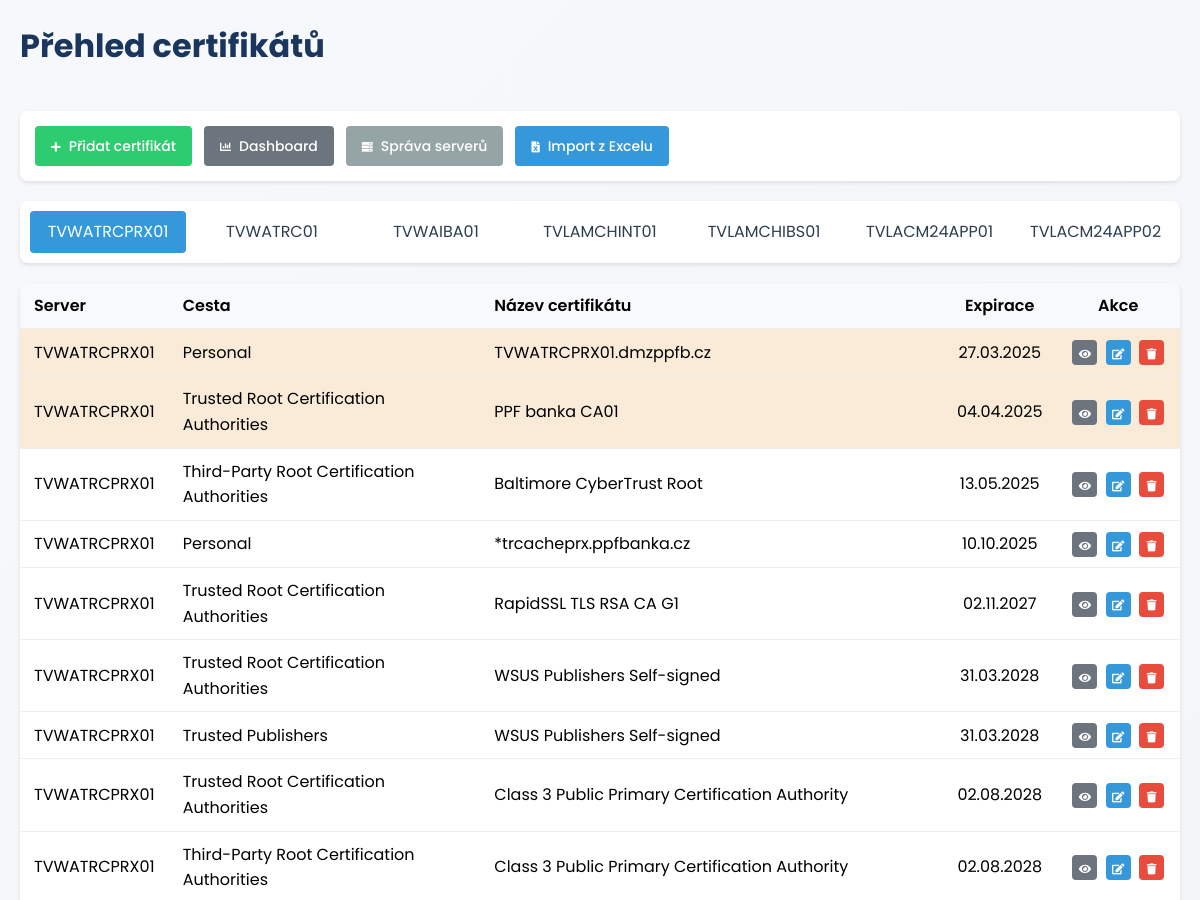
Before: / (upper part) with the older database file.
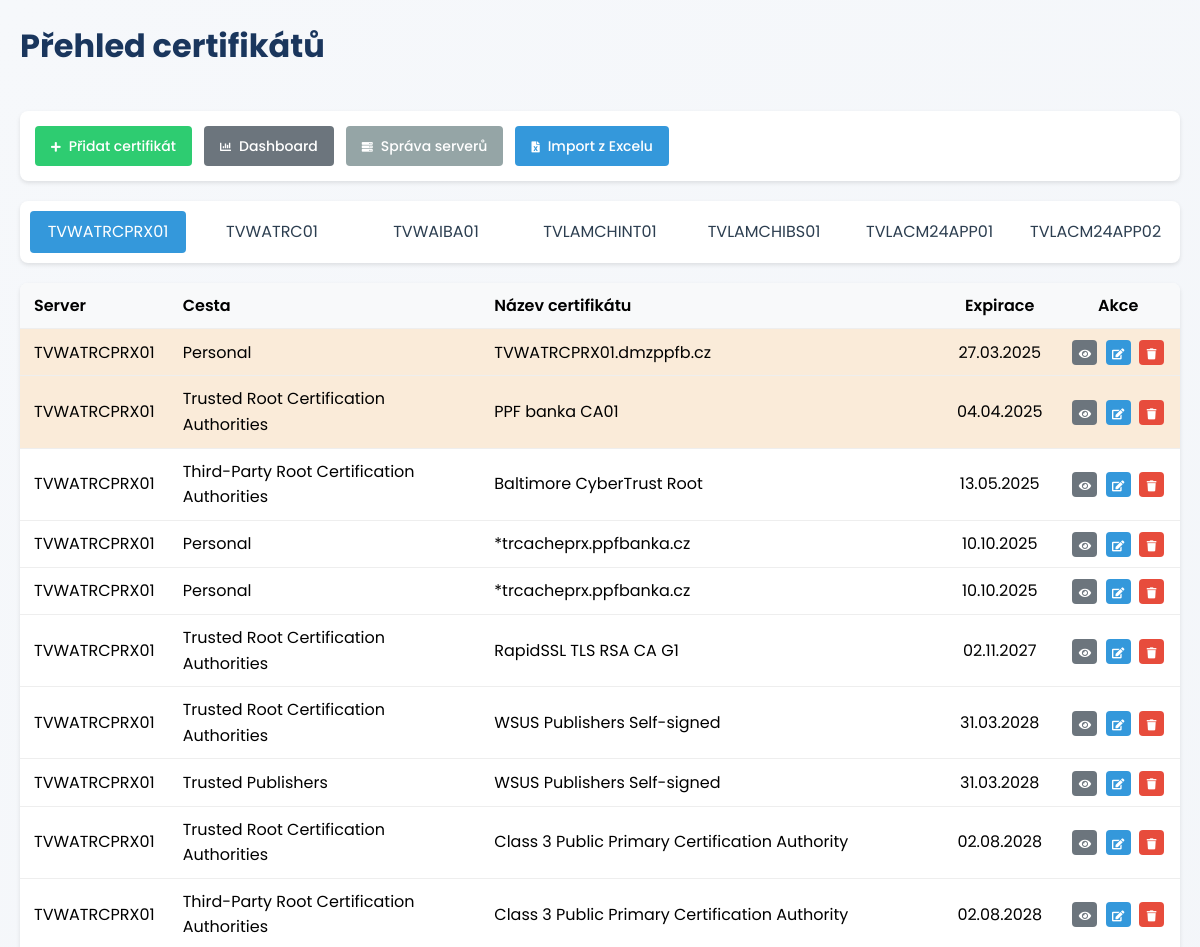
After: the same page with the newer database file.
### models.py (models this page shows)
class Server(db.Model):
    id = db.Column(db.Integer, primary_key=True)
    nazev = db.Column(db.String(100), unique=True, nullable=False)
    certifikaty = db.relationship('Certifikat', backref='server_obj', lazy=True)

class Certifikat(db.Model):
    id = db.Column(db.Integer, primary_key=True)
    server = db.Column(db.String(100), db.ForeignKey('server.nazev'), nullable=False)
    cesta = db.Column(db.String(200), nullable=False)
    nazev = db.Column(db.String(100), nullable=False)
    expirace = db.Column(db.Date, nullable=False)
    poznamka = db.Column(db.Text)
    vytvoreno = db.Column(db.DateTime, default=datetime.utcnow)

### app.py (the view)
@app.route('/')
def index():
    try:
        servery = Server.query.all()
        servery_nazvy = [server.nazev for server in servery]
        aktivni_server = request.args.get('server', servery_nazvy[0] if servery_nazvy else None)
        if aktivni_server:
            certifikaty = Certifikat.query.filter_by(server=aktivni_server)\
                .order_by(Certifikat.expirace).all()
            unique_certs = {}
            for cert in certifikaty:
                key = (cert.server, cert.nazev, cert.cesta)
                if key not in unique_certs or cert.expirace < unique_certs[key].expirace:
                    unique_certs[key] = cert
            certifikaty = list(unique_certs.values())
            certifikaty.sort(key=lambda x: x.expirace)
        else:
            certifikaty = []
        return render_template('index.html',
                             certifikaty=certifikaty,
                             servery=servery_nazvy,
                             aktivni_server=aktivni_server)
    except Exception as e:
        return f"Došlo k chybě: {str(e)}", 500

### app.py (called while the page is built)
@app.template_filter('get_expiry_class')
def get_expiry_class(cert):
    today = datetime.now().date()
    expiry_date = cert.expirace
    days_left = (expiry_date - today).days
    if expiry_date < today or days_left <= 30:  # Prošlé nebo končí tento měsíc
        return 'expired'
    elif days_left <= 60:  # Končí příští měsíc
        return 'expiring-warning'
    else:
        return ''

### templates/index.html (shortened to what this page needs)
{% extends "base.html" %}
{% block content %}
<h1>Přehled certifikátů</h1>
<div class="toolbar">
    <div class="button-group">
        <a href="{{ url_for('pridat_certifikat') }}" class="button success">
            <i class="fas fa-plus"></i>
            Přidat certifikát
        </a>
        <a href="{{ url_for('dashboard') }}" class="button info">
            <i class="fas fa-chart-bar"></i>
            Dashboard
        </a>
        <a href="{{ url_for('sprava_serveru') }}" class="button secondary">
            <i class="fas fa-server"></i>
            Správa serverů
        </a>
        <a href="{{ url_for('import_excel') }}" class="button primary">
            <i class="fas fa-file-excel"></i>
            Import z Excelu
        </a>
    </div>
</div>
    <div class="nav-list">
        {% for server in servery %}
        <a href="#"
           data-server="{{ server }}"
           class="nav-item {% if server == aktivni_server %}active{% endif %}">
            {{ server }}
        </a>
        {% endfor %}
    </div>
<div class="table-container">
    <table>
        <thead>
            <tr>
                <th>Server</th>
                <th>Cesta</th>
                <th>Název certifikátu</th>
                <th>Expirace</th>
                <th>Akce</th>
            </tr>
        </thead>
        <tbody>
            {% for cert in certifikaty %}
            <tr class="{{ cert|get_expiry_class }}">
                <td>{{ cert.server }}</td>
                <td>{{ cert.cesta }}</td>
                <td>{{ cert.nazev }}</td>
                <td class="date">{{ cert.expirace.strftime('%d.%m.%Y') }}</td>
                <td class="actions">
                    <button class="button small info" onclick="zobrazitDetail('{{ cert.id }}')" title="Detail">
                        <i class="fas fa-eye"></i>
                    </button>
                    <button class="button small primary" onclick="upravitCertifikat('{{ cert.id }}')" title="Upravit">
                        <i class="fas fa-edit"></i>
                    </button>
                    <button class="button small danger" onclick="smazatCertifikat('{{ cert.id }}')" title="Smazat">
                        <i class="fas fa-trash"></i>
                    </button>
                </td>
            </tr>
            {% endfor %}
        </tbody>
    </table>
</div>
{% endblock %}

Changed rows visible on the page:
added Certifikat: server "TVWATRCPRX01", cesta "Personal", nazev "*trcacheprx.ppfbanka.cz", expirace "10.10.2025"
